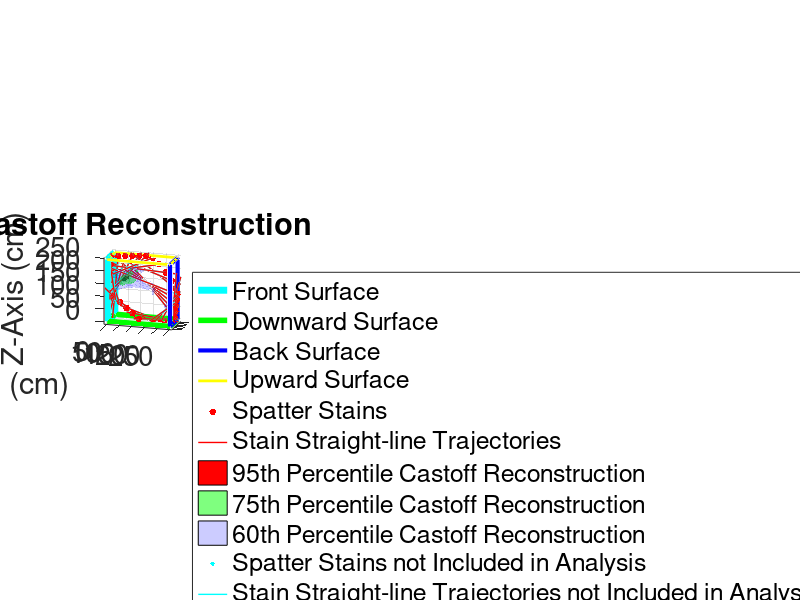

Write the MATLAB code that produced this figure.
% % % %%%%% MATLAB/Octave Cast-off Reconstruction %%%%%
% % % Reconstructs stains from cast-off event to reproduce the motion of cast-off.
% % %
% Scott McCleary
% Email: scott.thomas.mccleary@gmail.com | daniel.attinger@gmail.com
% Phone: (515) 975-5544
% Spatter Stains to Cast-off Reconstruction
% Center for Statistics and Applications in Forensic Evidence
% Department of Mechanical Engineering - Attinger Lab
% Iowa State University
% % %
% % % Last Updated 09/23/2021
% % % 
% % % Required Repository Files to run the code:
% % %  - Spatter Measurement Data, e.g. 'Ink_Trial_INPUT.csv', 'Swineblood_Trial_INPUT.csv'
% % %  - 'Castoff_Reconstruction_DRIVER.m'
% % %  - 'DRIVER.csv' produces 'DRIVER.mat' required for 'Castoff_Reconstruction_MAIN.m'
% % %  - 'Castoff_Reconstruction_MAIN.m'
% % %  - 'Castoff_Reconstruction_FUNC.m'
% % %  - 'lineSegmentIntersect.m'
% % %  - 'meshVolume.m'
% % %  - 'point_to_line.m'
% % %  - 'gauss_distribution.m'
% % %  - 'CircleFitByPratt.m'
% % %  - 'Castoff_Reconstruction_POST.m'
% % %  - 'combvec2.m'
% % %  - 'inpolyhedron.m' 
% % %  - 'triangulateFaces.m' 
% % %  - 'linecirc.m'
% % %  - 'generate_input.m'
% % %    - 'linecirc.m'
% % %    - 'plane_line_intersect.m'
% % %    - 'rotate_3D.m'
% % %    - 'triangulateFaces.m'
% % %   
% % % Licenses:
% % % All licenses for third party scripts are included and must be kept with provided scripts. If third party materials were not cited within the repository Licenses folder, this was not intentional by the author.
% % % 
% % % To install and run code, follow instructions in README.txt
% % %
% % % User Inputs: (INPUT & DRIVER)
% % %  - 'x','y','z' stain coordinate locations (in centimeters) relative to user defined origin (INPUT)
% % %  - 'lngth','minor' major and minor axis lengths of stains in mm (INPUT)
% % %  - 'gamma' stain impact and directional angles (INPUT)
% % %  - 'room', room length (along x-dimension), width (along y-dimension), and height (along z-direction) (x,y,z) in centimeters (INPUT)
% % %  - 'xmin','xmax','ymin','ymax','zmin','zmax' minimum and maximum coordinate of possible region of cast-off origin) (DRIVER)
% % %  - 'res' Spatial resolution of reconstruction (Length of Discretized Uniform Regions of Space Dimensions) (1-15cm is the recommended range) (15cm took ~30 seconds, 10cm took ~1 minute, and 7.5cm took ~1 hour in a large room with several hundred stains and default specifications) (INPUT)
% % %  - 'n_b','n_u','n_f','n_d','n_l','n_r','t_b','t_u','t_f','t_d','t_l','t_r' surface normal (n) and tangential (t) unit vectors (six surfaces by default are assumed to be perpendicular) (surfaces include: back,upward,front,downward,left,right) (DRIVER)
% % %  - 'inclsurf_[1-6]' Choose '1' to INCLUDE Surface #[1-6] Stains; Choose '0' to EXCLUDE Surface #[1-6]
% % %  - 'InOutTrajectory' *****NOT RECOMMENDED TO USE***** Choose '1' to Select Stain Trajectories ONLY Directed into Room Dimensions; Choose '0' to Select Trajectories Directed BOTH In and Out of Room Dimensions
% % %  - 'alpha30less' Choose '1' to Remove impact angles Alpha Values Less All Alpha Values Greater Than 30 degrees
% % %  - 'alpha60more' Choose '1' to Remove impact angles Alpha Values Greater Than 60 degrees; Choose '0' to Keep All Alpha Values Greater Than 60 degrees (DRIVER)
% % %  - 'bsctintweight' *****NOT RECOMMENDED TO USE***** Choose '1' to Weight Center & Radius Results by Distance between Stain Trajectory Intersection & Bisector Intersection, d; Choose '0' to NOT Weight Center & Radius Results by Bisector Intersection Angles (zeta) (DRIVER)
% % %  - 'InRoom' *****NOT RECOMMENDED TO USE***** Choose '1' to Remove Bisector Trajectories Outside of Room Dimensions; Choose '0' to Keep All Bisector Trajectories (DRIVER)
% % % 
% % % User Inputs: (MAIN)
% % %  - 'percentiles' Choose Resultant Product Distribution Percentiles for Plotting Likelihood Regions (this can be change when replotting the final figure (Figure 4) in the Post-processor (MAIN)
% % % 
% % % Ad-hoc User Defined Variables:
% % %  - 'stdev' Approximate Standard Deviation of Stain Width Measurement in mm (0.1 is the default value) (INPUT)
% % %  - 'Spread_Fact_cu' Spreading Factor Uncertainty in Distance between a given Discretized Region in Space and Arc (10cm-30cm is recommended range, 2*res (cm) is the default) (MAIN)
% % %  - 'Spread_Fact_theta' Spreading Factor Uncertainty in In-plane Angle (Theta) in radians (pi/180 radians (1 degree) is the default) (MAIN)
% % %  - 'Spread_Fact_upsilon' Spreading Factor Uncertainty in Off-plane Angle (Upsilon) in radians (pi/18-pi/6 radians (10-30 degrees) is recommended pi/9 radians (20 degrees) is the default (MAIN)
% % %  
% % % Recommended Clustering Methods:
% % %  - 'stain_cluster' Enter user defined stains indices in an nx3 matrix for n clusters to cluster specific stain combinations (MAIN)
% % %  - 'dwn_samp_stains' Set Equal to '1' to Cluster by Downsampling, Set Equal to '0' for another Cluster Option (MAIN)
% % %  - 'dwnsamp' Select Stain Cluster Sample Rate by Integer Factor; Enter '1' if Clustering Adjacent Stains (MAIN)
% % %  - 'sampsize' Select Stain Cluster Sample Size by Integer Factor Greater than Three (3) (MAIN)
% % %  - 'overlap' Select Cluster Sampling Overlap by Integer Factor; Enter '0' if No Overlap is Desired; Set Equal to 'dwnsamp*(sampsize-1)' for maximum overlap (MAIN)
% % %  - 'opti_space' Set Equal to '1' to Analyze Spatter with Equally Spaced Stains (by Distance between Stains), Set Equal to '0' to Not Apply Equal Spacing. Use with Downsampling (dwn_samp_stains = 1). (MAIN)

%Note to User:
%This is a Post Processor for 'Castoff_Reconstruction_MAIN.m'

clear,clc,close all

load('Six_Surface_Trial_INPUT.mat');

number_traces = 1; %Number of Cast-off Swings
regions = [0.95, 0.75,0.60]
percentiles = [regions(1)^(number_traces*NUM_clstr), regions(2)^(number_traces*NUM_clstr), regions(3)^(number_traces*NUM_clstr)]

fig_num = 3+iq;
fig_num = 3+iq;
figure(fig_num);
hold on;
grid on;
p1_front = plot3([aoi(1) aoi(1) aoi(1) aoi(1) aoi(1)], [aoi(4) aoi(3) aoi(3) aoi(4) aoi(4)], [aoi(5) aoi(5) aoi(6) aoi(6) aoi(5)],'Color','c','LineWidth',5); %Plot Front Surface Dimensions
p1_downward = plot3([aoi(1) aoi(2) aoi(2) aoi(1) aoi(1)], [aoi(3) aoi(3) aoi(4) aoi(4) aoi(3)], [aoi(5) aoi(5) aoi(5) aoi(5) aoi(5)],'Color','g','LineWidth',4); %Plot Downward Surface Dimensions
p1_back = plot3([aoi(2) aoi(2) aoi(2) aoi(2) aoi(2)], [aoi(4) aoi(3) aoi(3) aoi(4) aoi(4)], [aoi(5) aoi(5) aoi(6) aoi(6) aoi(5)],'Color','b','LineWidth',3); %Plot Back Surface Dimensions
p1_upward = plot3([aoi(1) aoi(2) aoi(2) aoi(1) aoi(1)], [aoi(3) aoi(3) aoi(4) aoi(4) aoi(3)], [aoi(6) aoi(6) aoi(6) aoi(6) aoi(6)],'Color','y','LineWidth',2); %Plot Downward Surface Dimensions
p9 = plot3(x_orig,y_orig,z_orig,'.','Color','c','MarkerSize',10); %Plot Original XYZ Stains
p2 = plot3(Xs,Ys,Zs,'.','Color','r','MarkerSize',15); %Plot XYZ Stains
chi = linspace(0, 2*pi, 25); %Angle Vector
% ************************************************
% % ***** Use when Cast-off Motion is known *****
% x_actual = actual_x + actual_r.*cos(chi); %Resultant X-Coordinate of Cast-off Circle
% y_actual = actual_y*ones(size(x_actual)); %Resultant Y-Coordinate of Cast-off Circle
% z_actual = actual_z + actual_r.*sin(chi); %Resultant Z-Coordinate of Cast-off Circle
% ************************************************
for ref1 = 1:numstains;
    p10(ref1) = plot3([(x_orig(ref1)-10000*v_orig(ref1,1)) (x_orig(ref1)+10000*v_orig(ref1,1))],[(y_orig(ref1)-10000*v_orig(ref1,2)) (y_orig(ref1)+10000*v_orig(ref1,2))],[(z_orig(ref1)-10000*v_orig(ref1,3)) (z_orig(ref1)+10000*v_orig(ref1,3))],'Color','c','LineWidth',1);
end;
for ref1 = 1:numstains;
    p8(ref1) = plot3([(Xs(ref1)-10000*v(ref1,1)) (Xs(ref1)+10000*v(ref1,1))],[(Ys(ref1)-10000*v(ref1,2)) (Ys(ref1)+10000*v(ref1,2))],[(Zs(ref1)-10000*v(ref1,3)) (Zs(ref1)+10000*v(ref1,3))],'Color','r','LineWidth',1);
end;
colorcu = {[1,0,0];[0,1,0];[0,0,1];[0,1,1]};
transcu = [1.0 0.5 0.2 0.2 0.1 0.075 0.05 0.05 0.05 0.05 0.05 0.05 0.05 0.05 0.05 0.05 0.05 0.05 0.05 0.05 0.05 0.05 0.05 0.05 0.05];

if isempty(nonzeros(isonorm-ones(size(isonorm)))) == 1 || ~(any(isonorm(:) < (percentiles(1))));
   p = [p1_front p1_downward p1_back p1_upward p2 p3 p4 p8(1) p9 p10(1)]; % p3 p4
   legend(p, 'Front Surface', 'Downward Surface', 'Back Surface', 'Upward Surface', 'Spatter Stains', 'Actual Castoff Circle Location', 'Actual Castoff Center Location', 'Stain Straight-line Trajectories', 'Spatter Stains not Included in Analysis', 'Stain Straight-line Trajectories not Included in Analysis', 'Location', 'northeastoutside'); % 'Actual Castoff Circle Location', 'Actual Castoff Center Location',
elseif ~(any(isonorm(:) < (percentiles(2))));
   p5 = patch(isosurface(Xcu,Ycu,Zcu,isonorm,(percentiles(1)),'noshare'),'FaceColor',cell2mat(colorcu(1)),'EdgeAlpha',transcu(1),'FaceAlpha',transcu(1));
   volumes_cc = abs([meshVolume(v1,[],f1)]) %Vol_Region_1 = (sum(isonorm(:) > percentiles(1)))*res^3
   p = [p1_front p1_downward p1_back p1_upward p2 p8(1) p5 p9 p10(1)]; % p3 p4
   legend(p, 'Front Surface', 'Downward Surface', 'Back Surface', 'Upward Surface', 'Spatter Stains', 'Stain Straight-line Trajectories', strcat(num2str(regions(1)*100), 'th Percentile Castoff Reconstruction'), 'Spatter Stains not Included in Analysis', 'Stain Straight-line Trajectories not Included in Analysis', 'Location', 'northeastoutside'); % 'Actual Castoff Circle Location', 'Actual Castoff Center Location',
elseif ~(any(isonorm(:) < (percentiles(3))));
   p5 = patch(isosurface(Xcu,Ycu,Zcu,isonorm,(percentiles(1)),'noshare'),'FaceColor',cell2mat(colorcu(1)),'EdgeAlpha',transcu(1),'FaceAlpha',transcu(1));
   p6 = patch(isosurface(Xcu,Ycu,Zcu,isonorm,(percentiles(2)),'noshare'),'FaceColor',cell2mat(colorcu(2)),'EdgeAlpha',transcu(3),'FaceAlpha',transcu(2));
   volumes_cc = abs([meshVolume(v1,[],f1) meshVolume(v2,[],f2)]) %Vol_Region_1 = (sum(isonorm(:) > percentiles(1)))*res^3
   p = [p1_front p1_downward p1_back p1_upward p2 p8(1) p5 p6 p9 p10(1)]; % p3 p4
   legend(p, 'Front Surface', 'Downward Surface', 'Back Surface', 'Upward Surface', 'Spatter Stains', 'Stain Straight-line Trajectories', strcat(num2str(regions(1)*100), 'th Percentile Castoff Reconstruction'), strcat(num2str(regions(2)*100), 'th Percentile Castoff Reconstruction'), 'Spatter Stains not Included in Analysis', 'Stain Straight-line Trajectories not Included in Analysis', 'Location', 'northeastoutside'); % 'Actual Castoff Circle Location', 'Actual Castoff Center Location',
else   
   p5 = patch(isosurface(Xcu,Ycu,Zcu,isonorm,(percentiles(1)),'noshare'),'FaceColor',cell2mat(colorcu(1)),'EdgeAlpha',transcu(1),'FaceAlpha',transcu(1));
   p6 = patch(isosurface(Xcu,Ycu,Zcu,isonorm,(percentiles(2)),'noshare'),'FaceColor',cell2mat(colorcu(2)),'EdgeAlpha',transcu(3),'FaceAlpha',transcu(2));
   p7 = patch(isosurface(Xcu,Ycu,Zcu,isonorm,(percentiles(3)),'noshare'),'FaceColor',cell2mat(colorcu(3)),'EdgeAlpha',transcu(4),'FaceAlpha',transcu(3));
   volumes_cc = abs([meshVolume(v1,f1) meshVolume(v2,f2) meshVolume(v3,f3)]) %Vol_Region_1 = (sum(isonorm(:) > percentiles(1)))*res^3
   p = [p1_front p1_downward p1_back p1_upward p2 p8(1) p5 p6 p7 p9 p10(1)]; % p3 p4
   legend(p, 'Front Surface', 'Downward Surface', 'Back Surface', 'Upward Surface', 'Spatter Stains', 'Stain Straight-line Trajectories', strcat(num2str(regions(1)*100), 'th Percentile Castoff Reconstruction'), strcat(num2str(regions(2)*100), 'th Percentile Castoff Reconstruction'), strcat(num2str(regions(3)*100), 'th Percentile Castoff Reconstruction'), 'Spatter Stains not Included in Analysis', 'Stain Straight-line Trajectories not Included in Analysis', 'Location', 'northeastoutside'); % 'Actual Castoff Circle Location', 'Actual Castoff Center Location',
end

title({'Castoff Reconstruction'});
xlabel(['X-Axis (cm)']);
ylabel(['Y-Axis (cm)']);
zlabel(['Z-Axis (cm)']);
view(S_n);
set(gca,'FontSize',20);
axis equal;
hold off;
xlim([aoi(1)-10,aoi(2)+10]);
ylim([aoi(3)-10,aoi(4)+10]);
zlim([aoi(5)-10,aoi(6)+10]);
